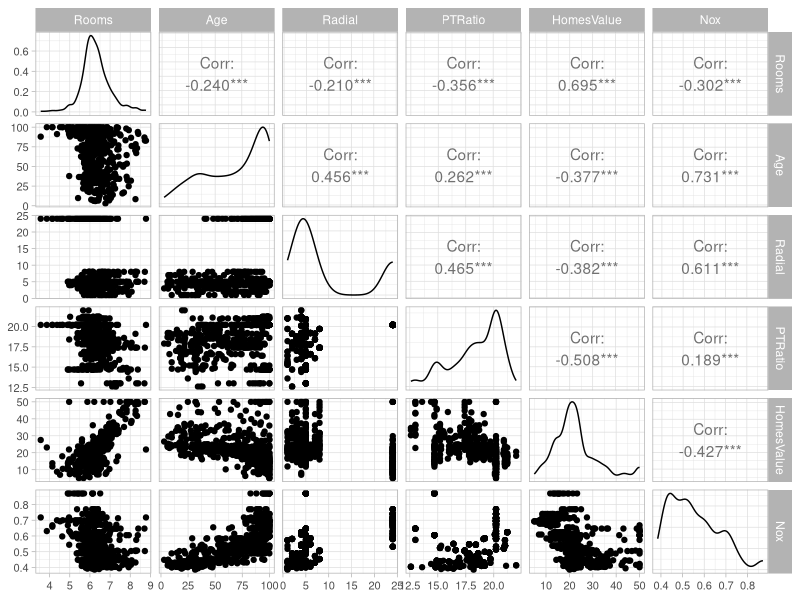
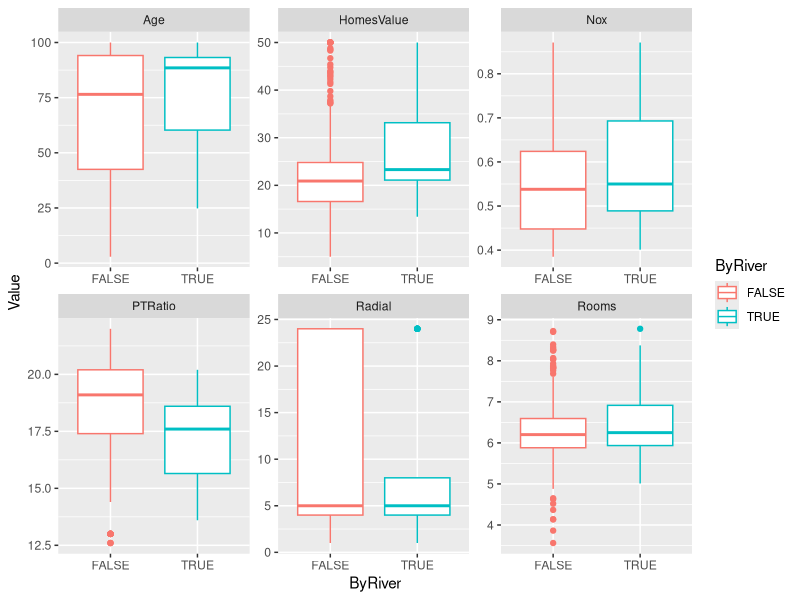
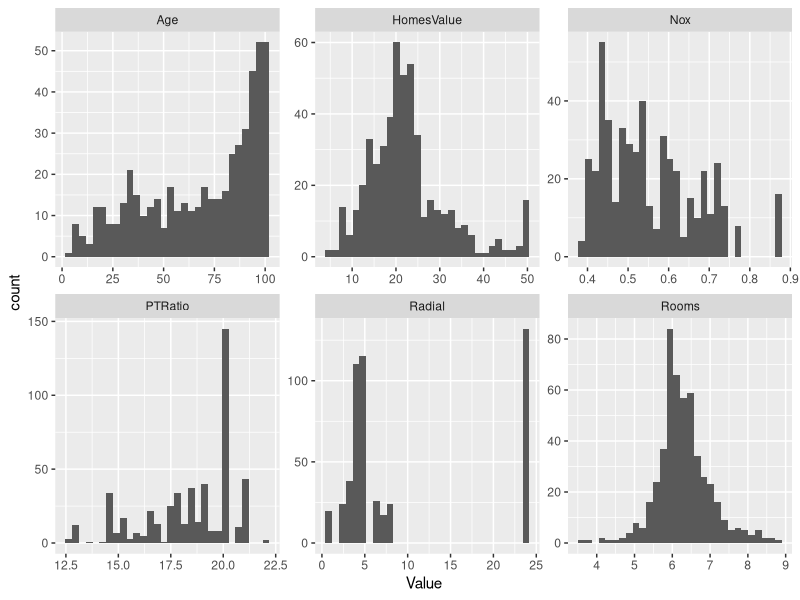

These charts were generated, in order, by the following R code:
# Boston Housing Values in Suburbs of Boston

# crim per capita crime rate by town.
# zn proportion of residential land zoned for lots over 25,000 sq.ft.
# indus proportion of non-retail business acres per town.
# chas Charles River dummy variable (= 1 if tract bounds river; 0 otherwise).
# nox nitrogen oxides concentration (parts per 10 million).
# rm average number of rooms per dwelling.
# age proportion of owner-occupied units built prior to 1940.
# boxcox 21
# dis weighted mean of distances to five Boston employment centres.
# rad index of accessibility to radial highways.
# tax full-value property-tax rate per $10,000.
# ptratio pupil-teacher ratio by town.
# black 1000(Bk 􀀀 0:63)2 where Bk is the proportion of blacks by town.
# lstat lower status of the population (percent).
# medv median value of owner-occupied homes in $1000s.
library(MASS)
library(ggplot2)
library(dplyr)
library(tidyr)
library(ggpubr)
library(GGally)


bos <- Boston %>%
        as_tibble() %>%
        dplyr::select(chas,rm,age,rad,ptratio,medv,nox) %>%
        rename(ByRiver=chas,
               Rooms=rm,
               Age=age,
               Radial=rad,
               PTRatio=ptratio,
               HomesValue=medv,
               Nox=nox) %>%
        mutate(ByRiver=as.logical(ByRiver))


ggpairs(dplyr::select(bos,-ByRiver))+
  theme_light()+
  theme(axis.text.x = element_text(size=8),
        axis.text.y = element_text(size=8))

bos_long <- bos %>%
             pivot_longer(names_to = "Indicator",
                          values_to = "Value",
                          -ByRiver)

ggplot(bos_long,aes(x=ByRiver,y=Value,colour=ByRiver))+
  geom_boxplot()+
  facet_wrap(~Indicator,scales="free")

ggplot(bos_long,aes(x=Value))+
  geom_histogram()+
  facet_wrap(~Indicator,scales="free")




